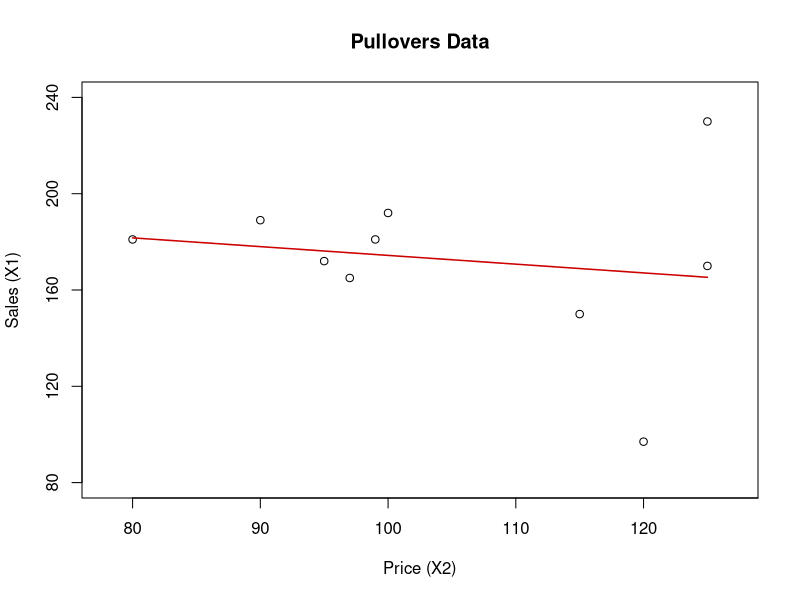

Reproduce this figure in R.

# clear all variables
rm(list = ls(all = TRUE))
graphics.off()

# load data
x  = read.table("pullover.dat")

# define variables of the model
y  = x[, 1]         # X1 (sales)
X2 = x[, 2]         # X2 (price)
X  = cbind(rep(1, length(X2)), X2)

# fit the model y~X
b  = solve(t(X) %*% X) %*% t(X) %*% y   # regression of (X1) sales on (X2) price

# degrees of freedom
mn = dim(X)
df = mn[1] - mn[2]

yhat  = X %*% b           # fitted values
r     = y - yhat          # residuals
mse   = t(r) %*% r/df     # mean square error
covar = solve(t(X) %*% X) %*% diag(rep(mse, 2))  # covariance matrix
se    = sqrt(diag(covar)) # standard deviation

# t-test
t = b/se
t2 = abs(t)
k = t2^2/(df + t2^2)
p = 0.5 * (1 + sign(t2) * pbeta(k, 0.5, 0.5 * df))
Pvalues = 2 * (1 - p)

tablex = cbind(round(b, 4), round(se, 4), round(t, 3), round(Pvalues, 4))
print("Table with coefficient estimates, Standard error, value of the t-statistic and ")
print("p-value (for the intercept (first line) and the price X2)")
tablex

# r-square
(r2 = sum((yhat - mean(y))^2)/sum((y - mean(y))^2))

# plot of Price X2 vs. Sales X1
plot(X2, y, xlab = "Price (X2)", ylab = "Sales (X1)", xlim = c(78, 127), ylim = c(80, 
    240), frame = TRUE, axes = FALSE)
lines(X2, yhat, col = "red3", lwd = 1.5)
title("Pullovers Data")
axis(side = 2, seq(80, 240, 40), seq(80, 240, 40))
axis(side = 1, seq(80, 130, 10), seq(80, 130, 10))
